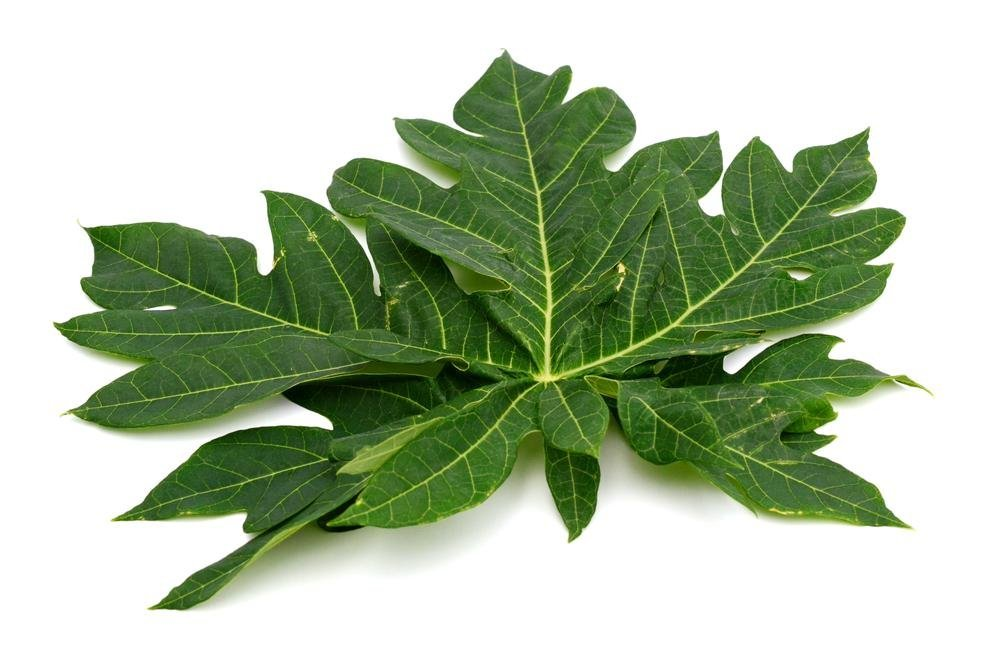
#> input picture daun_pepaya.jpg, 1000 x 666 px
$ python tugas.py
#> lines starting #> are read from the running program, lines starting #| are printed output that depends on the picture; after the words box and inside, x2 and y2 are one past the last pixel; in counts of white or black regions, pixels touching at a corner belong together
import numpy as np
import imageio
import matplotlib.pyplot as plt

def analyze_image(image_path):

# Membaca gambar
#> called with image_path = 'daun_pepaya.jpg'
  img = imageio.imread(image_path)
#> img is the input picture: shape (666, 1000, 3); mean R, G, B 177.9, 192.8, 166.8

# Ekstrak channel warna
  red_channel = img [:, :, 0]
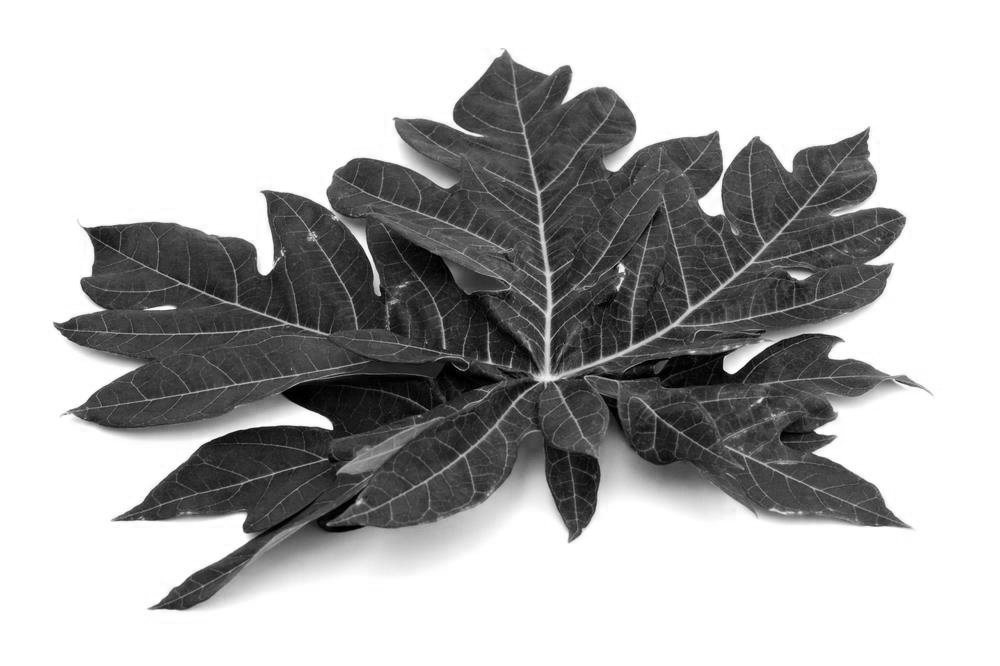
#> red_channel: shape (666, 1000); min 0, max 255, mean 177.9
  green_channel = img[:, :, 1]
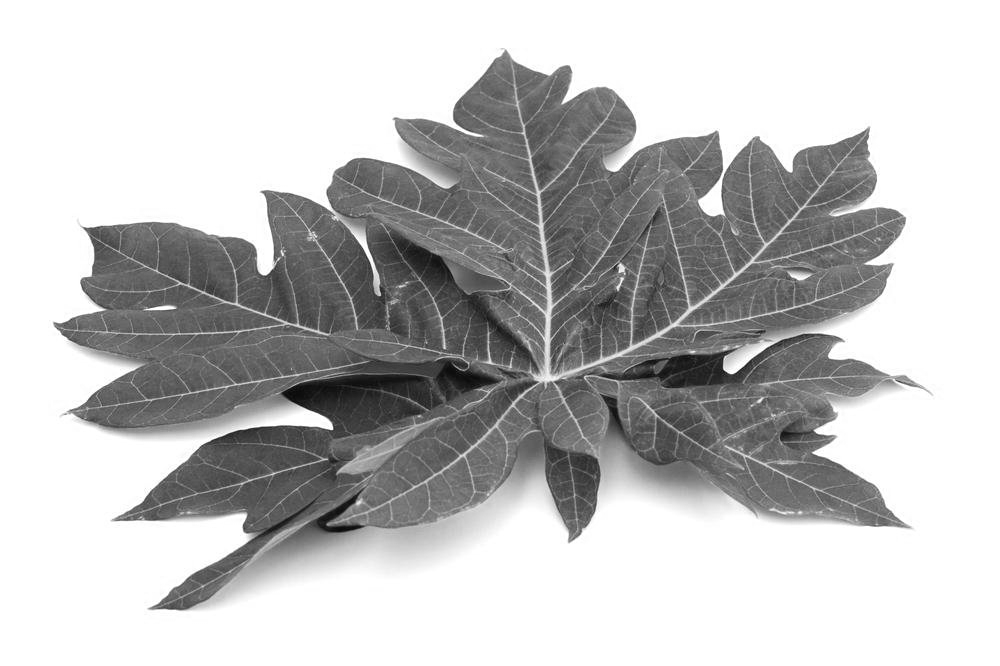
#> green_channel: shape (666, 1000); min 6, max 255, mean 192.8
  blue_channel = img[:, :, 2]
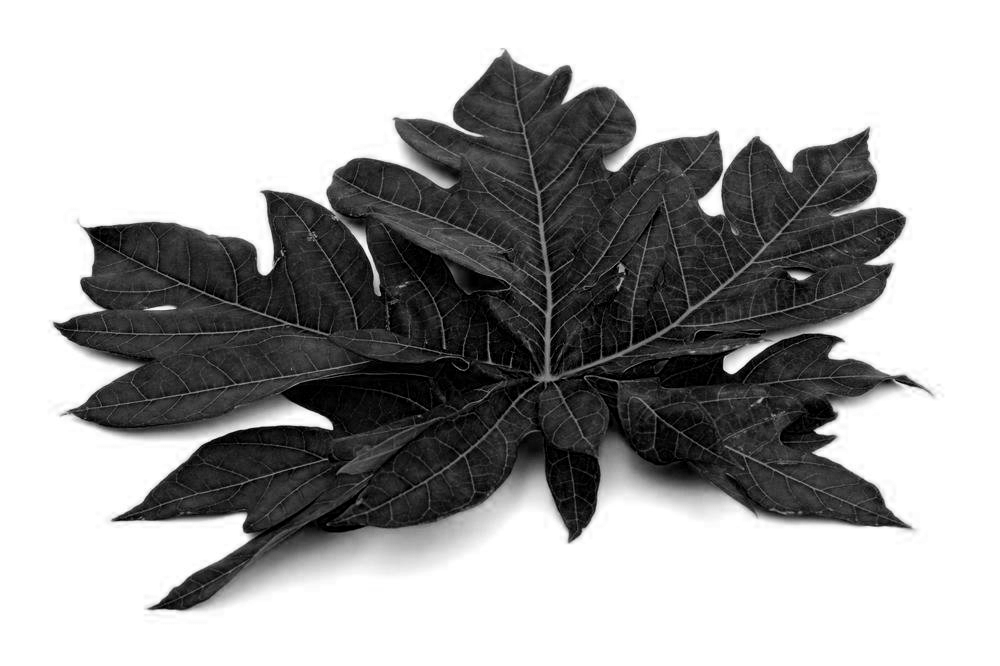
#> blue_channel: shape (666, 1000); min 0, max 255, mean 166.8

# Konversi ke grayscale (rata-rata dari RGB)
  gray_img = np.mean(img, axis=2).astype(np.uint8)

# Konversi ke biner (thresholding)
  threshold = 128  # Sesuaikan nilai threshold sesuai kebutuhan
  binary_img = (gray_img > threshold).astype(np.uint8) * 255
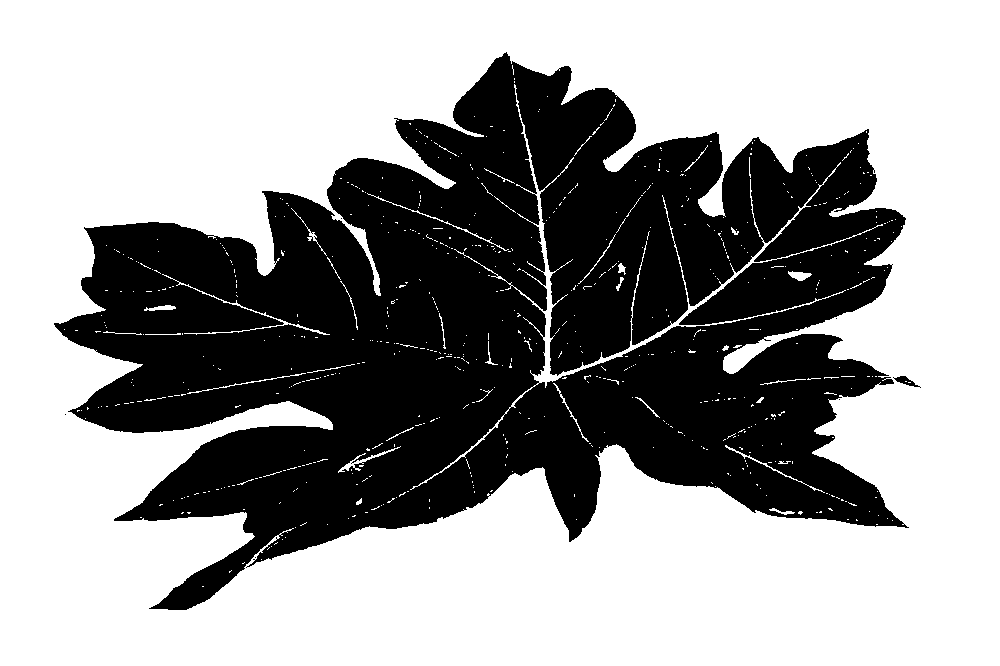
#> binary_img: shape (666, 1000); 61.5% white; 7 black regions (5 under 20 px), largest, box (x1, y1, x2, y2) and area: (54, 52, 909, 610) 256106, (893, 376, 921, 388) 122

# Tampilkan hasil
  plt.figure(figsize=(12, 4))
  plt.subplot(1, 6, 1)
  plt.imshow(img)
  plt.title('Gambar Asli')

  plt.subplot(1, 6, 2)
  plt.imshow(red_channel, cmap='gray')
  plt.title('Channel Merah')

  plt.subplot(1, 6, 3)
  plt.imshow(green_channel, cmap='gray')
  plt.title('Channel Hijau')

  plt.subplot(1, 6, 4)
  plt.imshow(blue_channel, cmap='gray')
  plt.title('Channel Biru')

  plt.subplot(1, 6, 5)
  plt.imshow(gray_img, cmap='gray')
  plt.title('Grayscale')

  plt.subplot(1, 6, 6)
  plt.imshow(binary_img, cmap='gray')
  plt.title('Biner')

  plt.show()
# Contoh penggunaan
image_paths = ["daun_pepaya.jpg", "daun_singkong.jpeg", "daun_kenikir.jpeg"]

for image_path in image_paths:
  analyze_image(image_path)
#> pass 2 of the loop `for image_path in image_paths:`:
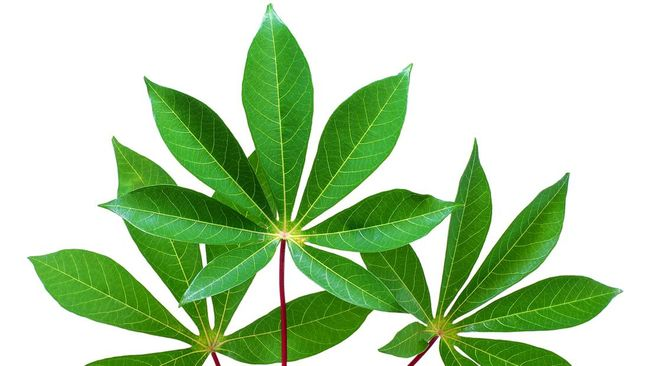
#> input picture daun_singkong.jpeg, 650 x 366 px
#> in analyze_image, img is the input picture: shape (366, 650, 3); mean R, G, B 179.8, 209.5, 167.1
#> red_channel: shape (366, 650)
#> in analyze_image (call 2), `green_channel = img[:, :, 1]`:
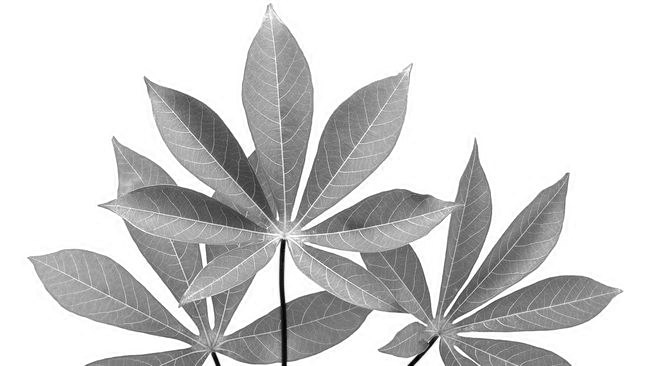
#> green_channel: shape (366, 650); min 0, max 255, mean 209.5
#> blue_channel: shape (366, 650)
#> gray_img: shape (366, 650)
#> in analyze_image (call 2), `binary_img = (gray_img > threshold).astype(np.uint8) * 255`:
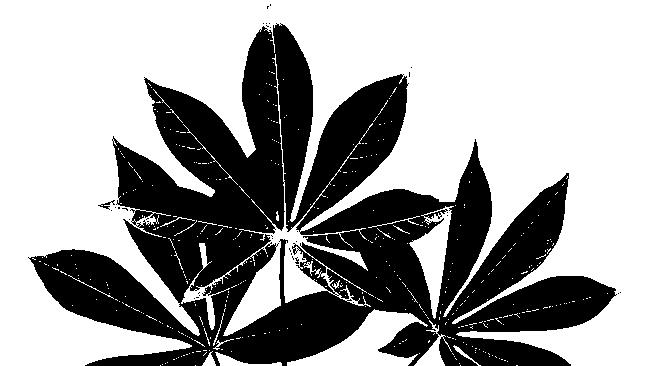
#> binary_img: shape (366, 650); 63.2% white; 36 black regions (34 under 20 px), largest, box (x1, y1, x2, y2) and area: (28, 23, 617, 366) 87317, (98, 200, 115, 210) 49
#> pass 3 of the loop `for image_path in image_paths:`:
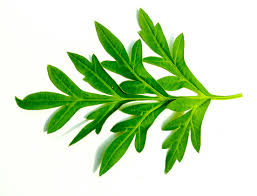
#> input picture daun_kenikir.jpeg, 257 x 196 px
#> in analyze_image, img is the input picture: shape (196, 257, 3); mean R, G, B 201.1, 226, 187.3
#> red_channel: shape (196, 257)
#> green_channel: shape (196, 257)
#> blue_channel: shape (196, 257)
#> in analyze_image (call 3), `gray_img = np.mean(img, axis=2).astype(np.uint8)`:
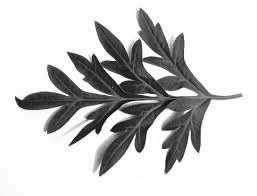
#> gray_img: shape (196, 257); min 7, max 255, mean 204.6
#> in analyze_image (call 3), `binary_img = (gray_img > threshold).astype(np.uint8) * 255`:
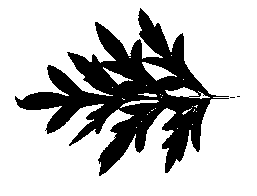
#> binary_img: shape (196, 257); 75.3% white; 3 black regions (2 under 20 px), largest, box (x1, y1, x2, y2) and area: (15, 8, 229, 176) 12457
